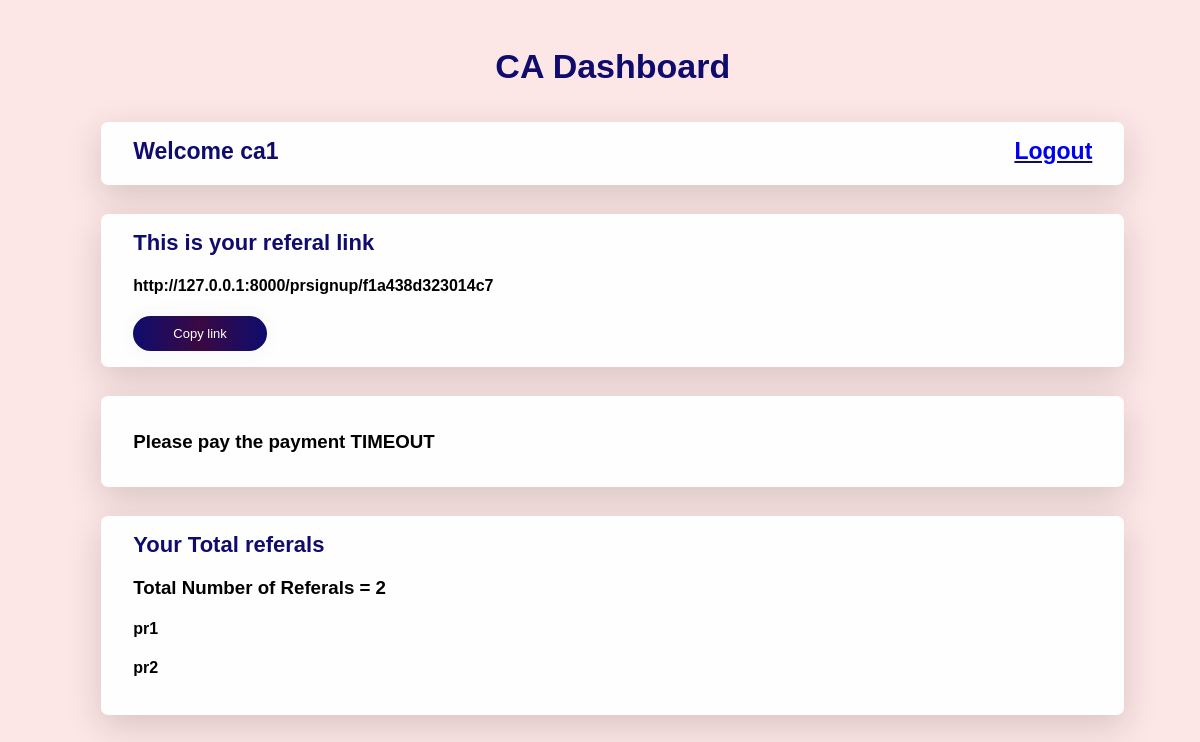
The page /cadash/ (signed in) on the database its author committed.
### CA/models.py (models this page shows, shortened)
class CasignUp(models.Model):
    name = models.CharField(max_length=30, default='')
    email = models.EmailField(default='')
    number = models.PositiveIntegerField()
    password = models.CharField(default='', max_length=15)
    confirmPassword = models.CharField(default='', max_length=15)
    link=models.CharField(max_length=55,default='')
    payment_due_date = models.DateField(default=datetime.now()+timedelta(days=15))
    subuser=models.ForeignKey(PrsignUp,on_delete=models.CASCADE,null=True,blank=True)

class PrsignUp(models.Model):
    name = models.CharField(max_length=30, default='')
    email = models.EmailField(default='')
    number = models.PositiveIntegerField()
    password = models.CharField(default='', max_length=15)
    confirmPassword = models.CharField(default='', max_length=15)
    link=models.CharField(max_length=55,default='')
    recommend_by=models.CharField(max_length=30,default='',blank=False)
    payment_due_date = models.DateField(default=datetime.now()+timedelta(days=15))
    def __str__(self):
        return self.name

### CA/views.py (the view)
# urls.py: path('cadash/', views.dashboard, name='CADASHBOARD'),
def dashboard(request):
    if 'email' in request.session:
        print("Inside dashboard")
        try:
            nameMsg = CasignUp.objects.get(email = request.session['email'])
            obj=PrsignUp.objects.filter(recommend_by=nameMsg.name)
            print(obj)
            due_id = CasignUp.objects.get(id=nameMsg.id)
            newdate = datetime.today().strftime('%Y-%m-%d')
            print("This is new date", newdate)
            print("This is due date",str(due_id.payment_due_date))
            if newdate >= str(due_id.payment_due_date):
                z = 'Please pay the payment'
            else:
                z = f'You can use it till {due_id.payment_due_date}'
            return render(request, 'dashboard.html', {'key':nameMsg,'obj':obj,'len':len(obj), 'time' : z })
        except:
            del request.session['email']
            return redirect('CALOGIN')
    return redirect('CALOGIN')

### CA/templates/dashboard.html (shortened to what this page needs)
<!DOCTYPE html>
<html lang="en">
<head>
</head>
<body>
    <div class="container">
        <div class="heading">CA Dashboard</div>
        {% if key %}
        <div class="card">
            <div class="spacing">
                <div class="name">Welcome {{key.name}}</div>
                <div class="logout">
                    <a href="{% url 'CALOGOUT' %}">Logout</a>
                </div>
            </div>
        </div>
        <div class="card">
            <div class="sign">
                This is your referal link
            </div>
            <div class="row">
                <h4>
                    {{key.link}}
                </h4>
                <div class="tooltip">
                    <button class="submit" onclick="myFunction()" onmouseout="outFunc()">Copy link</button>
                </div>
            </div>
        </div>
        <div class="card">
            <h3>
                {{time}} TIMEOUT
            </h3>
        </div>
        <div class="card">
            <div class="sign">
                Your Total referals
            </div>
            <h3> Total Number of Referals = {{len}}</h3>
            {% for i in obj %}
            <h4>
                 {{i}}
            </h4>
            {% endfor %}
        </div>
        {% else %}
        <a href="{% url 'CALOGIN' %}" class="nav-item nav-link">
            <i class="fas fa-sign-in-alt" style="font-size:14px; float: left; display:inline; padding: 5px 3px;">
            </i> Login
        </a>
        {% endif %}
    </div>
</body>
</html>

### CA/templates/dashboard.html (style rules this page uses)
:root { --dark: #0F0C6E; --background: #9ED8F9; --shade: #33FFD4; }
body { font-family: 'Ubuntu', sans-serif; background-color: #fde6e6; }
.container { width: 90%; margin: 1rem 3rem; padding: 1.5rem; }
.card { width: 90%; background-color: #fffefe; height: auto; margin: 1.8rem auto; padding: 1rem 2rem; border-radius: 7px; box-shadow: 0px 11px 35px 2px rgba(0, 0, 0, 0.14); }
.heading { padding: 7px; color: #0F0C6E; font-family: 'Ubuntu', sans-serif; font-weight: bold; font-size: 34px; text-align: center; }
.sign { color: #0F0C6E; font-family: 'Ubuntu', sans-serif; font-weight: bold; font-size: 22px; }
a { text-decoration: none }
.spacing { display: inline-block; width: 100%; }
.name { float: left; color: #0F0C6E; font-weight: 600; font-size: 23px; }
.logout { font-size: 23px; float: right; color: #0F0C6E; font-weight: 600; text-decoration: underline; }
.submit { cursor: pointer; border-radius: 5em; color: #fff; background: linear-gradient(to right, #0F0C6E, #3a0942, #0F0C6E); border: 0; padding-left: 40px; padding-right: 40px; padding-bottom: 10px; padding-top: 10px; font-family: 'Ubuntu', sans-serif; font-size: 13px; box-shadow: 0 0 20px 1px rgba(0, 0, 0, 0.04); transition: all 0.5s cubic-bezier(0.87, 0.29, 0, 0.68); }

### rows shown on the page
CasignUp: name "ca1", link "http://127.0.0.1:8000/prsignup/f1a438d323014c7"
PrsignUp: name "pr1"
PrsignUp: name "pr2"

### other values the page prints
{{ time }} "Please pay the payment"
{{ len }} "2"
